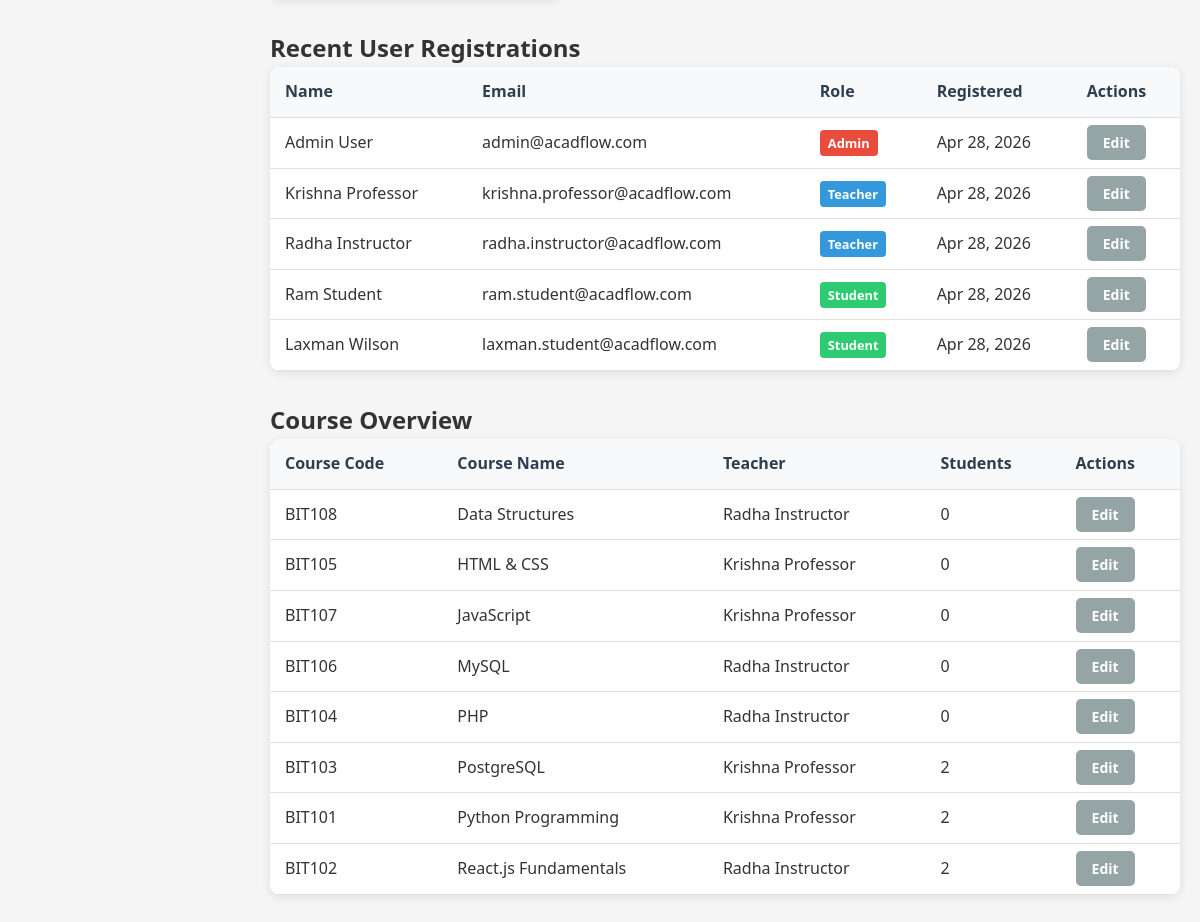
/admin/index.php (signed in, lower part), run on an earlier commit of the app's database.
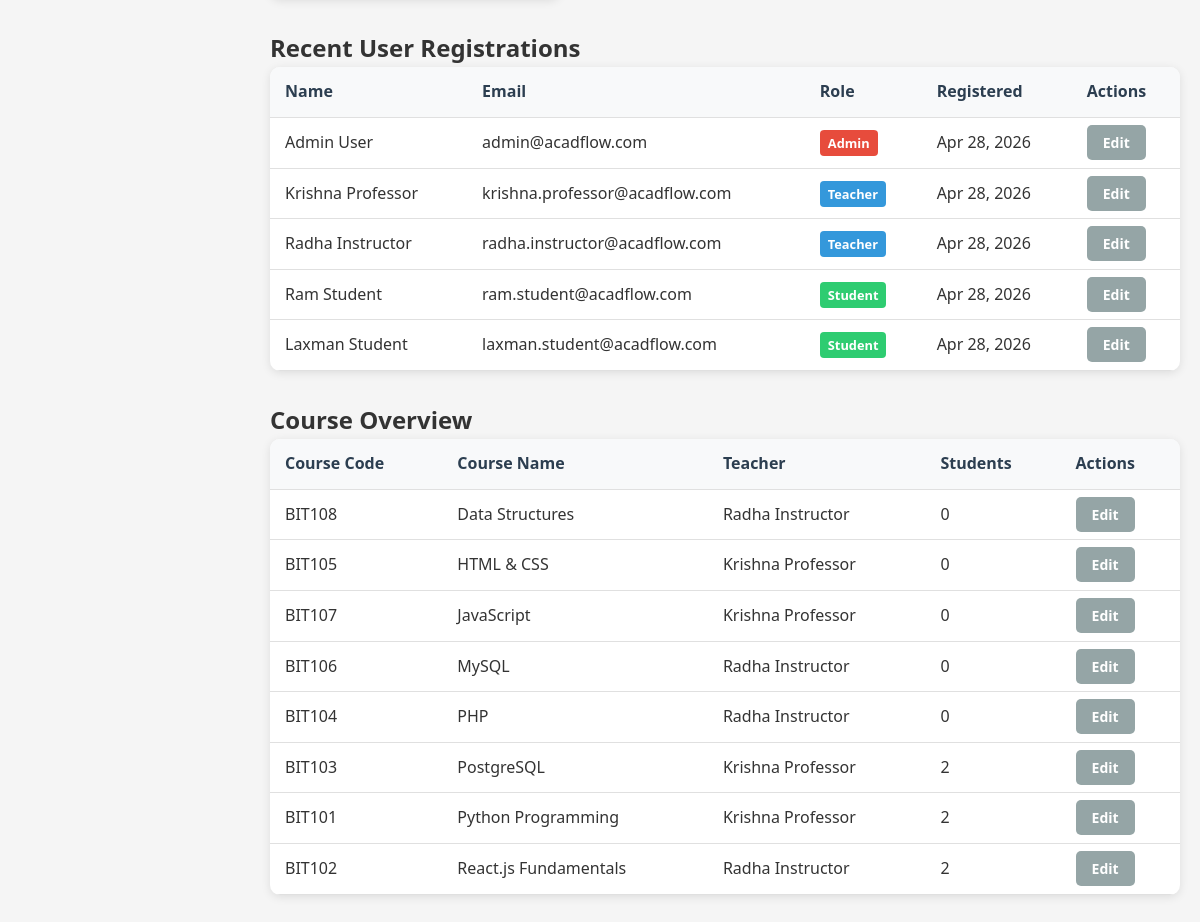
And on a later commit of the database.
### tables this page shows
CREATE TABLE users (
    id INT AUTO_INCREMENT PRIMARY KEY,
    first_name VARCHAR(50) NOT NULL,
    last_name VARCHAR(50) NOT NULL,
    email VARCHAR(100) UNIQUE NOT NULL,
    password VARCHAR(255) NOT NULL,
    role ENUM('admin', 'teacher', 'student') NOT NULL,
    profile_photo VARCHAR(255) DEFAULT NULL,
    created_at TIMESTAMP DEFAULT CURRENT_TIMESTAMP,
    updated_at TIMESTAMP DEFAULT CURRENT_TIMESTAMP ON UPDATE CURRENT_TIMESTAMP
);

### admin/index.php (the view, shortened to what this page needs)
<?php
require_once '../config/database.php';
$recent_users_sql = "SELECT first_name, last_name, email, role, created_at
                     FROM users
                     ORDER BY created_at DESC
                     LIMIT 5";
$recent_users_result = $conn->query($recent_users_sql);
$recent_users = $recent_users_result->fetch_all(MYSQLI_ASSOC);
$courses_sql = "SELECT c.*, u.first_name, u.last_name,
                (SELECT COUNT(*) FROM enrollments e WHERE e.course_id = c.id) as student_count
                FROM courses c
                LEFT JOIN users u ON c.teacher_id = u.id
                ORDER BY c.course_name";
$courses_result = $conn->query($courses_sql);
$courses = $courses_result->fetch_all(MYSQLI_ASSOC);
?>
<!DOCTYPE html>
<html lang="en">
<head>
    <link rel="stylesheet" href="../assets/css/style.css">
</head>
<body>
    <div class="dashboard-container">
        <main class="main-content">
            <div class="recent-activities">
                <h2>Recent User Registrations</h2>
                <div class="table-container">
                    <table>
                        <thead>
                            <tr>
                                <th>Name</th>
                                <th>Email</th>
                                <th>Role</th>
                                <th>Registered</th>
                                <th>Actions</th>
                            </tr>
                        </thead>
                        <tbody>
                            <?php foreach ($recent_users as $user): ?>
                                <tr>
                                    <td><?php echo htmlspecialchars($user['first_name'] . ' ' . $user['last_name']); ?></td>
                                    <td><?php echo htmlspecialchars($user['email']); ?></td>
                                    <td><span class="role-badge role-<?php echo $user['role']; ?>"><?php echo ucfirst($user['role']); ?></span></td>
                                    <td><?php echo date('M j, Y', strtotime($user['created_at'])); ?></td>
                                    <td>
                                        <a href="users.php?edit=<?php echo $user['id']; ?>" class="btn btn-secondary">Edit</a>
                                    </td>
                                </tr>
                            <?php endforeach; ?>
                        </tbody>
                    </table>
                </div>
            </div>
            <div class="course-overview">
                <h2>Course Overview</h2>
                <div class="table-container">
                    <table>
                        <thead>
                            <tr>
                                <th>Course Code</th>
                                <th>Course Name</th>
                                <th>Teacher</th>
                                <th>Students</th>
                                <th>Actions</th>
                            </tr>
                        </thead>
                        <tbody>
                            <?php foreach ($courses as $course): ?>
                                <tr>
                                    <td><?php echo htmlspecialchars($course['course_code']); ?></td>
                                    <td><?php echo htmlspecialchars($course['course_name']); ?></td>
                                    <td>
                                        <?php if ($course['first_name']): ?>
                                            <?php echo htmlspecialchars($course['first_name'] . ' ' . $course['last_name']); ?>
                                        <?php else: ?>
                                            <span class="no-teacher">No Teacher Assigned</span>
                                        <?php endif; ?>
                                    </td>
                                    <td><?php echo $course['student_count']; ?></td>
                                    <td>
                                        <a href="courses.php?edit=<?php echo $course['id']; ?>" class="btn btn-secondary">Edit</a>
                                    </td>
                                </tr>
                            <?php endforeach; ?>
                        </tbody>
                    </table>
                </div>
            </div>
        </main>
    </div>
</body>
</html>

What changed in the data, as far as the page shows it:
changed users "laxman.student@acadflow.com": first_name+last_name "Laxman Wilson" → "Laxman Student"
